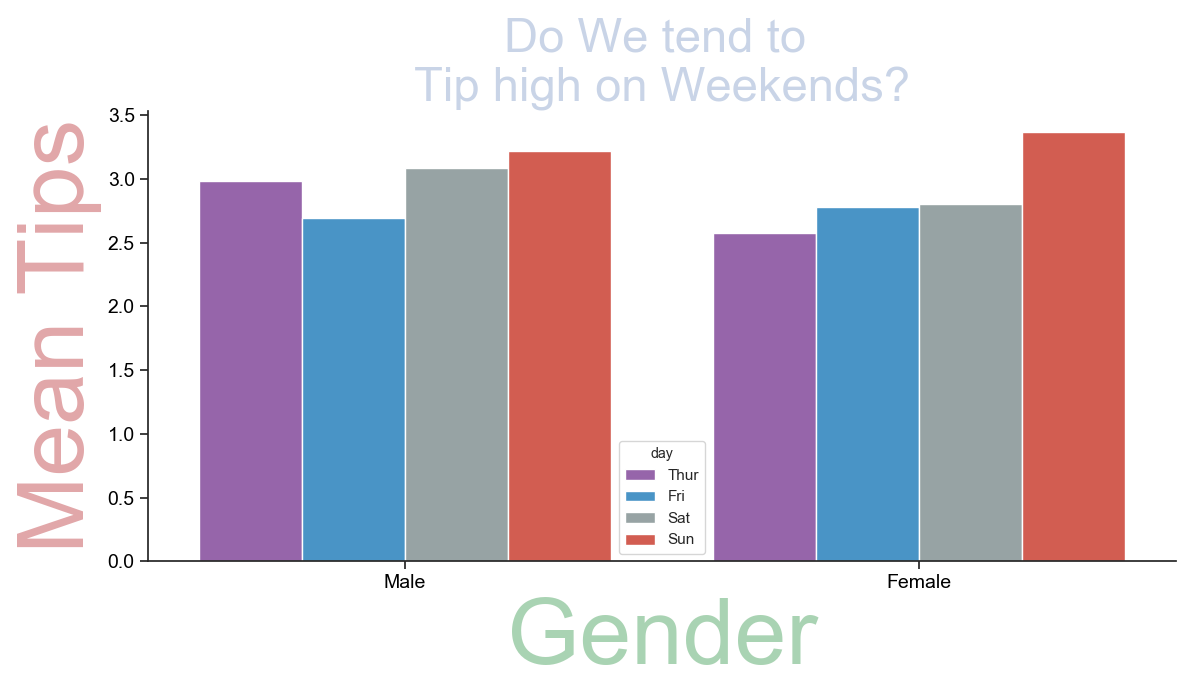

This figure's Python source:
import matplotlib.pyplot as plt  # sets up plotting under plt
import seaborn as sns  # sets up styles and gives us more plotting options

# load tips dataset
tips = sns.load_dataset("tips")  # loads as a pandas dataframe
print(tips.head())

sns.set(style="ticks")

flatui = ["#9b59b6", "#3498db", "#95a5a6", "#e74c3c", "#34495e", "#2ecc71"]

# This Function takes as input a custom palette
g = sns.barplot(x="sex", y="tip", hue="day",
                palette=sns.color_palette(flatui), data=tips, ci=None)

# remove the top and right line in graph
sns.despine()

# Set the size of the graph from here
g.figure.set_size_inches(12, 7)
# Set the Title of the graph from here
g.axes.set_title('Do We tend to \nTip high on Weekends?',
                 fontsize=34, color="b", alpha=0.3)
# Set the xlabel of the graph from here
g.set_xlabel("Gender", size=67, color="g", alpha=0.5)
# Set the ylabel of the graph from here
g.set_ylabel("Mean Tips", size=67, color="r", alpha=0.5)
# Set the ticklabel size and color of the graph from here
g.tick_params(labelsize=14, labelcolor="black")

plt.tight_layout()
plt.savefig('barplot.png', format='png')
plt.show()
